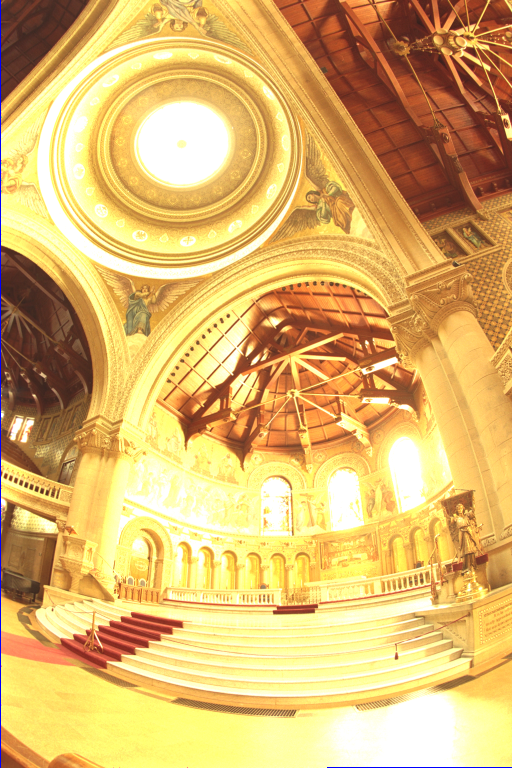
#> input picture images/memorial0061.png, 512 x 768 px; its folder holds only this picture in this run
$ python multiExposureFusion.py
#> lines starting #> are read from the running program, lines starting #| are printed output that depends on the picture
import numpy as np
import matplotlib.pyplot as plt
import PIL.Image as Image
import os

#%% Reading files
folderPath = "images"
files = os.listdir(folderPath)
imageList = sorted([img for img in files if img.endswith('.png')])
print(imageList)

#%% Reading images
for i in range(len(imageList)):
    I = np.array(Image.open(os.path.join(folderPath,imageList[i])))
#> I is the input picture: shape (768, 512, 3); mean R, G, B 221.2, 183.2, 109.2
    plt.figure()
    plt.imshow(I)
    plt.show()

#%% Simple average
I_avg = np.zeros(I.shape)
scale = 0

for i in range(len(imageList)):
    I_avg += (I.mean()/255.0)*(I/255.0)
    scale += (I.mean()/255.0)
#> this loop made 1 pass
#> scale on pass 1: 0.671
#> pass 1, `I_avg += (I.mean()/255.0)*(I/255.0)`:
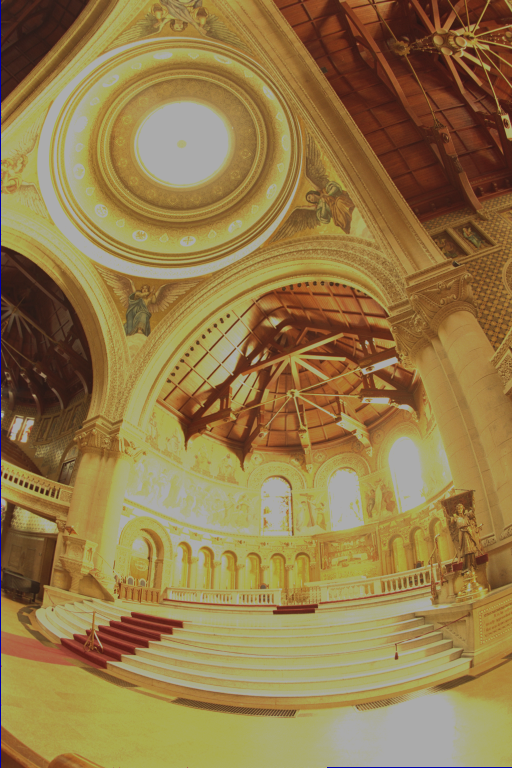
#> I_avg: shape (768, 512, 3) float64; mean R, G, B 0.582, 0.482, 0.287
#> after the loop, scale = 0.671

I_avg /= scale.sum()

plt.figure()
plt.imshow(I_avg)
plt.show()
